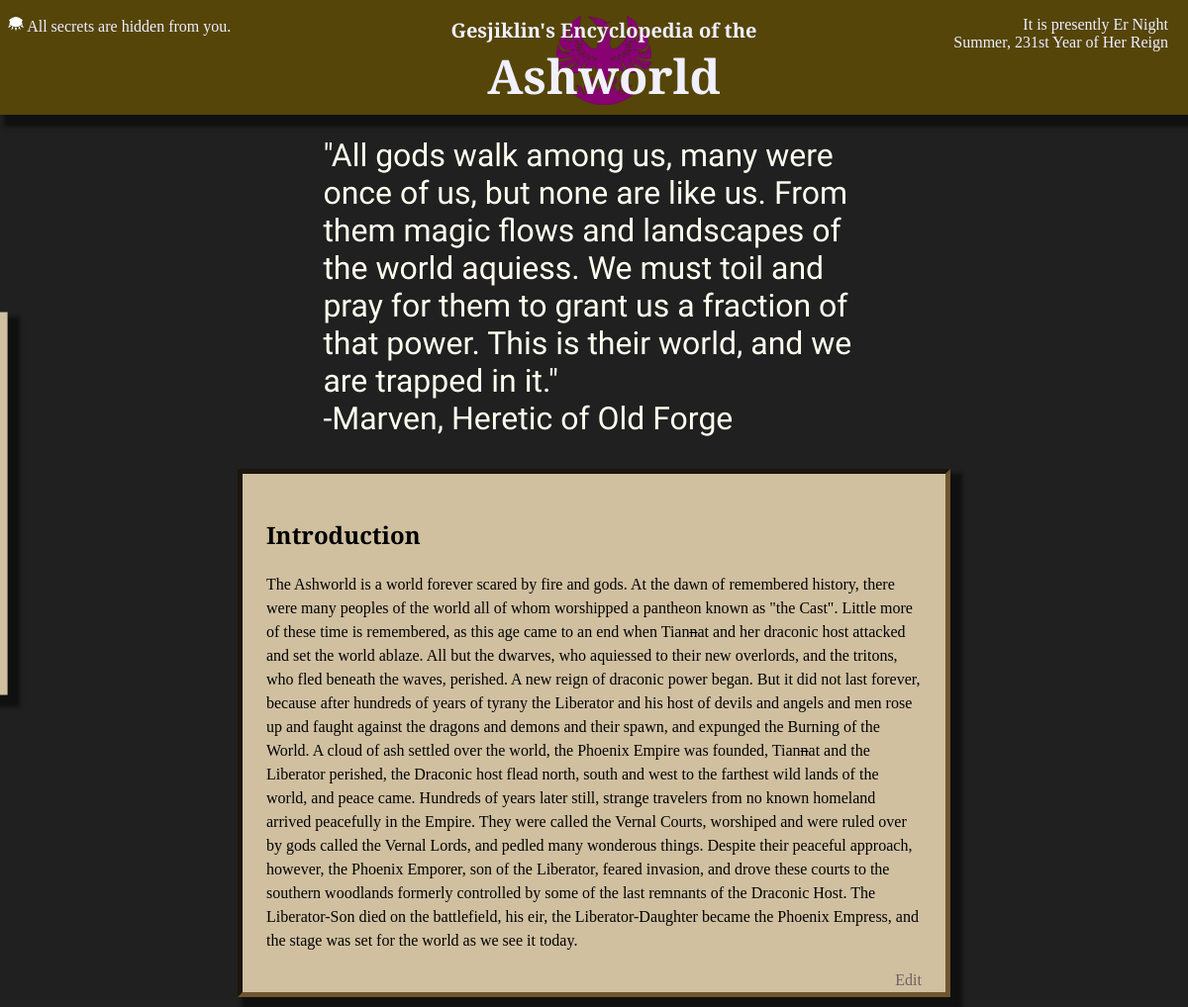
/, run on an earlier commit of the app's database.
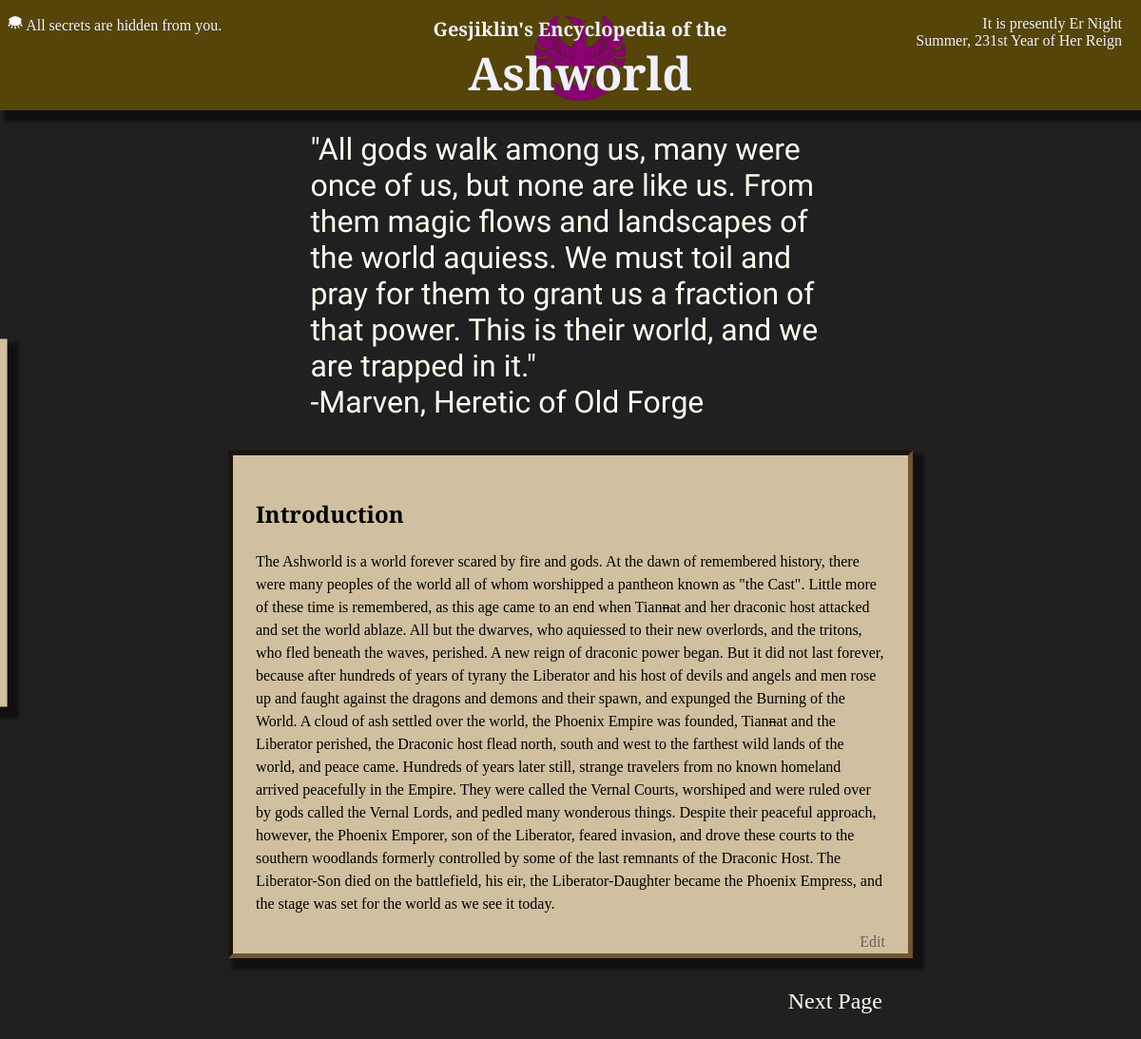
And on a later commit of the database.
### wiki/views.py (the view)
# urls.py: path('', views.index, name='index'),
def index(request, **kwargs):
    template_name = "wiki/index.html"
    context = base_context(request)
    short_title = kwargs['pagetitle'] if ('pagetitle' in kwargs) else 'Introduction'
    info = get_object_or_404(InfoPage, short_title=short_title)
    context['info'] = info
    return render(request, template_name, context)

### wiki/models.py (called while the page is built)
    def title(self):
        return self.short_title #self.full_title if self.full_title else self.short_title

    def prev_page(self):
        return InfoPage.objects.get(next_page = self)

    def is_secret(self):
        return len(self.text) == 0 and len(InfoSecret.objects.filter(page = self))

    def map_location(self):
        return MapLocation.objects.get(page = self)

### wiki/views.py (called while the page is built)
def base_context(request):
    context = {}
    context['show_secrets'] = request.session.get('show_secrets', False)
    context['locations'] = MapLocation.objects.all()
    return context

### wiki/templates/wiki/index.html (shortened to what this page needs)
{% load static %}
<!DOCTYPE HTML>
<html>
<head>
    <link rel="stylesheet" type="text/css" href="{% static 'wiki/style.css' %}"/>
    {% block head %}
    <link rel="stylesheet" type="text/css" href="{% static 'wiki/info.css' %}"/>
    {% endblock %}
</head>
<body>
<div class="title">
    <image src="{% static 'wiki/Phoenix.png' %}" alt=""/>
    <span><h2>Gesjiklin's Encyclopedia of the</h2><h1>Ashworld</h1></span>
    <p id="secrets" class="left">
        <a href="{% url 'togglesecrets' %}?return={{request.path}}">
            <img id={% if show_secrets %}"alt"{% else %}"main"{% endif %} src="{% static 'wiki/closedEye.png' %}" alt="" height="16"/>
            {% if show_secrets %}
                You are viewing all secrets.
            {% else %}
                All secrets are hidden from you.
            {% endif %}
        </a>
    </p>
    <p id="datetime" class="right">
        It is presently HOUR SECTION <br/>
        Summer, 231st Year of Her Reign
    </p>
</div>
<div class="titlebuffer"></div>
<div class="sidebar">
</div>
<div class="content">
    {% block content %}
    <p class="quote">
        {{ info.quote | safe}}
    </p>
    <div class="textbox">
        <h2>
            {% if info.is_secret and not show_secrets %}
                <spawn class="secret">There are only secrets here.</span>
            {% else %}
                {{ info.title | safe }}
            {% endif %}
        </h2>
        <p>
            {{ info.text | safe }}
        </p>
        <a class="edit" href="{% url 'admin:wiki_infopage_change' info.pk %}">Edit</a>
    </div>
    {% if info.next_page %}
        <a id="next" class="pageturn" href="{% url 'info' info.next_page.pk %}">Next Page</a>
    {% endif %}
    {% endblock %}
</div>
</body>
</html>

What changed in the data, as far as the page shows it:
changed InfoPage "Introduction": next_page_id empty → "The Vernal Courts" (drawn)
Also different on the page:
text now shown: "Next Page"
